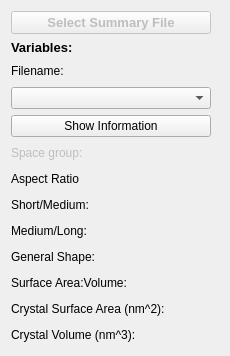
                <widget class="QWidget" name="variables_page">
                 <property name="geometry">
                  <rect>
                   <x>0</x>
                   <y>0</y>
                   <width>230</width>
                   <height>356</height>
                  </rect>
                 </property>
                 <attribute name="label">
                  <string>Variables Menu</string>
                 </attribute>
                 <layout class="QGridLayout" name="gridLayout_7">
                  <item row="4" column="0">
                   <layout class="QGridLayout" name="gridLayout_9">
                    <item row="12" column="0">
                     <widget class="QLabel" name="crystal_sa_label">
                      <property name="text">
                       <string>Crystal Surface Area (nm^2):</string>
                      </property>
                     </widget>
                    </item>
                    <item row="5" column="0">
                     <widget class="QLabel" name="spacegroup_label">
                      <property name="enabled">
                       <bool>false</bool>
                      </property>
                      <property name="text">
                       <string>Space group:</string>
                      </property>
                     </widget>
                    </item>
                    <item row="13" column="0">
                     <widget class="QLabel" name="crystal_vol_label">
                      <property name="text">
                       <string>Crystal Volume (nm^3):</string>
                      </property>
                     </widget>
                    </item>
                    <item row="11" column="0">
                     <widget class="QLabel" name="crystal_savol_label">
                      <property name="text">
                       <string>Surface Area:Volume:</string>
                      </property>
                     </widget>
                    </item>
                    <item row="7" column="0">
                     <widget class="QLabel" name="sm_label">
                      <property name="text">
                       <string>Short/Medium:</string>
                      </property>
                     </widget>
                    </item>
                    <item row="6" column="0">
                     <widget class="QLabel" name="crystal_ar_label">
                      <property name="text">
                       <string>Aspect Ratio</string>
                      </property>
                     </widget>
                    </item>
                    <item row="2" column="0">
                     <widget class="QLabel" name="fname_label">
                      <property name="text">
                       <string>Filename:</string>
                      </property>
                     </widget>
                    </item>
                    <item row="10" column="0">
                     <widget class="QLabel" name="shape_label">
                      <property name="text">
                       <string>General Shape:</string>
                      </property>
                     </widget>
                    </item>
                    <item row="3" column="0" alignment="Qt::AlignLeft">
                     <widget class="QComboBox" name="fname_comboBox">
                      <property name="sizePolicy">
                       <sizepolicy hsizetype="Preferred" vsizetype="Fixed">
                        <horstretch>0</horstretch>
                        <verstretch>1</verstretch>
                       </sizepolicy>
                      </property>
                      <property name="minimumSize">
                       <size>
                        <width>200</width>
                        <height>0</height>
                       </size>
                      </property>
                     </widget>
                    </item>
                    <item row="9" column="0">
                     <widget class="QLabel" name="ml_label">
                      <property name="text">
                       <string>Medium/Long:</string>
                      </property>
                     </widget>
                    </item>
                    <item row="4" column="0" alignment="Qt::AlignLeft">
                     <widget class="QPushButton" name="show_info_button">
                      <property name="sizePolicy">
                       <sizepolicy hsizetype="Minimum" vsizetype="Fixed">
                        <horstretch>1</horstretch>
                        <verstretch>0</verstretch>
                       </sizepolicy>
                      </property>
                      <property name="minimumSize">
                       <size>
                        <width>200</width>
                        <height>0</height>
                       </size>
                      </property>
                      <property name="text">
                       <string>Show Information</string>
                      </property>
                     </widget>
                    </item>
                   </layout>
                  </item>
                  <item row="0" column="0" alignment="Qt::AlignLeft">
                   <widget class="QPushButton" name="select_summary_slider_button">
                    <property name="enabled">
                     <bool>false</bool>
                    </property>
                    <property name="sizePolicy">
                     <sizepolicy hsizetype="Minimum" vsizetype="Fixed">
                      <horstretch>0</horstretch>
                      <verstretch>1</verstretch>
                     </sizepolicy>
                    </property>
                    <property name="minimumSize">
                     <size>
                      <width>200</width>
                      <height>0</height>
                     </size>
                    </property>
                    <property name="font">
                     <font>
                      <family>Arial</family>
                      <pointsize>10</pointsize>
                      <weight>75</weight>
                      <italic>false</italic>
                      <bold>true</bold>
                     </font>
                    </property>
                    <property name="text">
                     <string>Select Summary File</string>
                    </property>
                   </widget>
                  </item>
                  <item row="2" column="0">
                   <layout class="QGridLayout" name="E_variables_layout">
                    <property name="sizeConstraint">
                     <enum>QLayout::SetNoConstraint</enum>
                    </property>
                   </layout>
                  </item>
                  <item row="1" column="0">
                   <widget class="QLabel" name="EVariable_title_label_2">
                    <property name="font">
                     <font>
                      <family>Arial</family>
                      <pointsize>10</pointsize>
                      <weight>75</weight>
                      <italic>false</italic>
                      <bold>true</bold>
                     </font>
                    </property>
                    <property name="text">
                     <string>Variables:</string>
                    </property>
                   </widget>
                  </item>
                 </layout>
                </widget>
